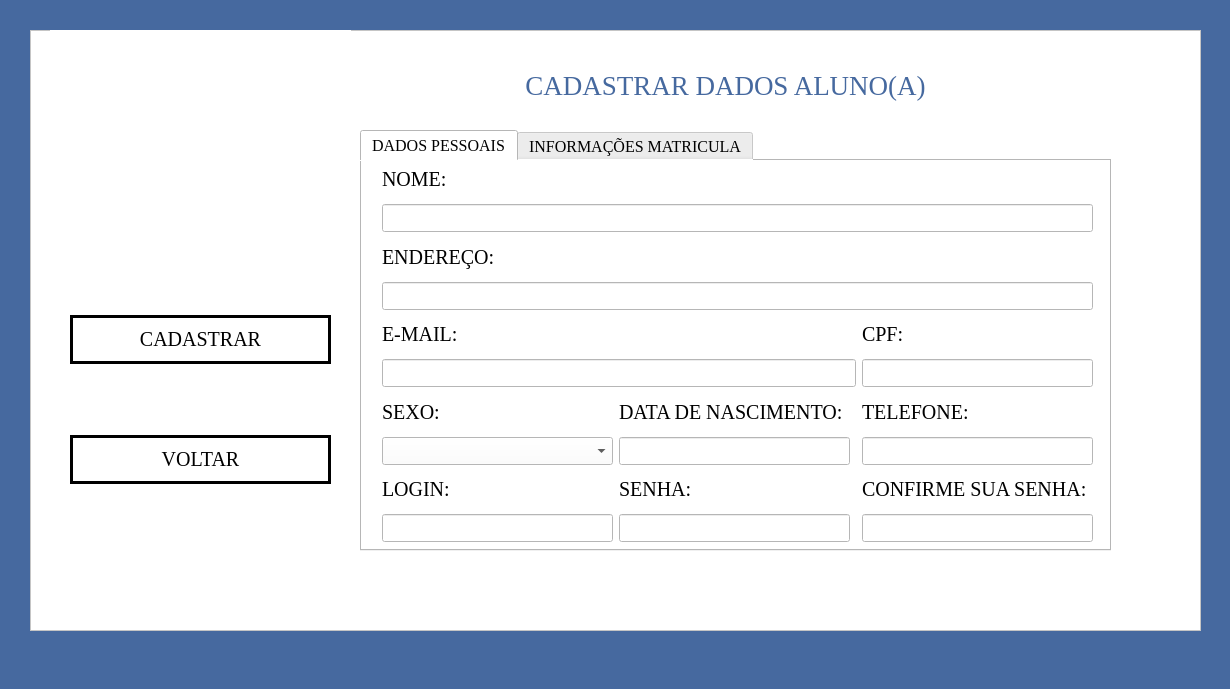
<?xml version="1.0" encoding="UTF-8"?>
<ui version="4.0">
 <class>tela_cadastro_alunos</class>
 <widget class="QMainWindow" name="tela_cadastro_alunos">
  <property name="geometry">
   <rect>
    <x>0</x>
    <y>0</y>
    <width>1230</width>
    <height>689</height>
   </rect>
  </property>
  <property name="windowTitle">
   <string>Cadastradar Aluno(a)</string>
  </property>
  <property name="windowIcon">
   <iconset>
    <normaloff>imagens/diplomado.png</normaloff>imagens/diplomado.png</iconset>
  </property>
  <property name="styleSheet">
   <string notr="true">background-color:rgb(70, 105, 159);</string>
  </property>
  <widget class="QWidget" name="centralwidget">
   <widget class="QFrame" name="frame">
    <property name="geometry">
     <rect>
      <x>30</x>
      <y>30</y>
      <width>1171</width>
      <height>601</height>
     </rect>
    </property>
    <property name="styleSheet">
     <string notr="true">background-color: rgb(255, 255, 255);</string>
    </property>
    <property name="frameShape">
     <enum>QFrame::StyledPanel</enum>
    </property>
    <property name="frameShadow">
     <enum>QFrame::Raised</enum>
    </property>
    <widget class="QTabWidget" name="tabWidget">
     <property name="geometry">
      <rect>
       <x>330</x>
       <y>100</y>
       <width>751</width>
       <height>421</height>
      </rect>
     </property>
     <property name="maximumSize">
      <size>
       <width>751</width>
       <height>16777215</height>
      </size>
     </property>
     <property name="font">
      <font>
       <family>Georgia</family>
       <pointsize>12</pointsize>
      </font>
     </property>
     <property name="currentIndex">
      <number>0</number>
     </property>
     <widget class="QWidget" name="tab">
      <attribute name="title">
       <string>DADOS PESSOAIS</string>
      </attribute>
      <widget class="QWidget" name="layoutWidget">
       <property name="geometry">
        <rect>
         <x>20</x>
         <y>0</y>
         <width>711</width>
         <height>381</height>
        </rect>
       </property>
       <layout class="QGridLayout" name="gridLayout">
        <item row="8" column="1">
         <widget class="QLabel" name="label_36">
          <property name="font">
           <font>
            <family>Georgia</family>
            <pointsize>15</pointsize>
            <weight>50</weight>
            <bold>false</bold>
           </font>
          </property>
          <property name="styleSheet">
           <string notr="true">background-color: transparent;</string>
          </property>
          <property name="text">
           <string>DATA DE NASCIMENTO:</string>
          </property>
         </widget>
        </item>
        <item row="10" column="1">
         <widget class="QLabel" name="label_44">
          <property name="font">
           <font>
            <family>Georgia</family>
            <pointsize>15</pointsize>
            <weight>50</weight>
            <bold>false</bold>
           </font>
          </property>
          <property name="styleSheet">
           <string notr="true">background-color: transparent;</string>
          </property>
          <property name="text">
           <string>SENHA:</string>
          </property>
         </widget>
        </item>
        <item row="10" column="0">
         <widget class="QLabel" name="label_42">
          <property name="font">
           <font>
            <family>Georgia</family>
            <pointsize>15</pointsize>
            <weight>50</weight>
            <bold>false</bold>
           </font>
          </property>
          <property name="styleSheet">
           <string notr="true">background-color: transparent;</string>
          </property>
          <property name="text">
           <string>LOGIN:</string>
          </property>
         </widget>
        </item>
        <item row="10" column="3">
         <widget class="QLabel" name="label_45">
          <property name="font">
           <font>
            <family>Georgia</family>
            <pointsize>15</pointsize>
            <weight>50</weight>
            <bold>false</bold>
           </font>
          </property>
          <property name="styleSheet">
           <string notr="true">background-color: transparent;</string>
          </property>
          <property name="text">
           <string>CONFIRME SUA SENHA:</string>
          </property>
         </widget>
        </item>
        <item row="11" column="1">
         <widget class="QLineEdit" name="lineEdit_39">
          <property name="font">
           <font>
            <family>Georgia</family>
            <pointsize>13</pointsize>
            <weight>50</weight>
            <bold>false</bold>
           </font>
          </property>
          <property name="styleSheet">
           <string notr="true">background-color:rgb(255, 255, 255);
border-radius:13px;
border-style:outset;
border-width:2px;
border-color:rgb(70, 105, 159);
color:rgb(70, 105, 159)
;
LineEdit {
    background-color: transparent;
    border: 1px solid black;
    border-radius: 3px;
    padding: 6px;
}</string>
          </property>
          <property name="text">
           <string/>
          </property>
          <property name="placeholderText">
           <string/>
          </property>
         </widget>
        </item>
        <item row="11" column="3">
         <widget class="QLineEdit" name="lineEdit_40">
          <property name="font">
           <font>
            <family>Georgia</family>
            <pointsize>13</pointsize>
            <weight>50</weight>
            <bold>false</bold>
           </font>
          </property>
          <property name="styleSheet">
           <string notr="true">background-color:rgb(255, 255, 255);
border-radius:13px;
border-style:outset;
border-width:2px;
border-color:rgb(70, 105, 159);
color:rgb(70, 105, 159)
;
LineEdit {
    background-color: transparent;
    border: 1px solid black;
    border-radius: 3px;
    padding: 6px;
}</string>
          </property>
          <property name="text">
           <string/>
          </property>
          <property name="placeholderText">
           <string/>
          </property>
         </widget>
        </item>
        <item row="9" column="0">
         <widget class="QComboBox" name="comboBox_2">
          <property name="font">
           <font>
            <family>Georgia</family>
            <pointsize>13</pointsize>
            <weight>50</weight>
            <bold>false</bold>
           </font>
          </property>
          <property name="styleSheet">
           <string notr="true">background-color:rgb(255, 255, 255);
border-radius:13px;
border-style:outset;
border-width:2px;
border-color:rgb(70, 105, 159);
color:rgb(70, 105, 159)
;
LineEdit {
    background-color: transparent;
    border: 1px solid black;
    border-radius: 3px;
    padding: 6px;
}</string>
          </property>
          <item>
           <property name="text">
            <string/>
           </property>
          </item>
          <item>
           <property name="text">
            <string>MASCULINO</string>
           </property>
          </item>
          <item>
           <property name="text">
            <string>FEMININO</string>
           </property>
          </item>
          <item>
           <property name="text">
            <string>OUTROS</string>
           </property>
          </item>
          <item>
           <property name="text">
            <string>NÃO QUERO DECLARAR</string>
           </property>
          </item>
         </widget>
        </item>
        <item row="6" column="0">
         <widget class="QLabel" name="label_43">
          <property name="font">
           <font>
            <family>Georgia</family>
            <pointsize>15</pointsize>
            <weight>50</weight>
            <bold>false</bold>
           </font>
          </property>
          <property name="styleSheet">
           <string notr="true">background-color: transparent;</string>
          </property>
          <property name="text">
           <string>E-MAIL:</string>
          </property>
         </widget>
        </item>
        <item row="11" column="0">
         <widget class="QLineEdit" name="lineEdit_38">
          <property name="font">
           <font>
            <family>Georgia</family>
            <pointsize>13</pointsize>
            <weight>50</weight>
            <bold>false</bold>
           </font>
          </property>
          <property name="styleSheet">
           <string notr="true">background-color:rgb(255, 255, 255);
border-radius:13px;
border-style:outset;
border-width:2px;
border-color:rgb(70, 105, 159);
color:rgb(70, 105, 159)
;
LineEdit {
    background-color: transparent;
    border: 1px solid black;
    border-radius: 3px;
    padding: 6px;
}</string>
          </property>
          <property name="text">
           <string/>
          </property>
          <property name="placeholderText">
           <string/>
          </property>
         </widget>
        </item>
        <item row="9" column="1">
         <widget class="QLineEdit" name="lineEdit_32">
          <property name="font">
           <font>
            <family>Georgia</family>
            <pointsize>13</pointsize>
            <weight>50</weight>
            <bold>false</bold>
           </font>
          </property>
          <property name="styleSheet">
           <string notr="true">background-color:rgb(255, 255, 255);
border-radius:13px;
border-style:outset;
border-width:2px;
border-color:rgb(70, 105, 159);
color:rgb(70, 105, 159)
;
LineEdit {
    background-color: transparent;
    border: 1px solid black;
    border-radius: 3px;
    padding: 6px;
}</string>
          </property>
          <property name="text">
           <string/>
          </property>
          <property name="placeholderText">
           <string/>
          </property>
         </widget>
        </item>
        <item row="8" column="0">
         <widget class="QLabel" name="label_41">
          <property name="font">
           <font>
            <family>Georgia</family>
            <pointsize>15</pointsize>
            <weight>50</weight>
            <bold>false</bold>
           </font>
          </property>
          <property name="styleSheet">
           <string notr="true">background-color: transparent;</string>
          </property>
          <property name="text">
           <string>SEXO:</string>
          </property>
         </widget>
        </item>
        <item row="8" column="3">
         <widget class="QLabel" name="label_37">
          <property name="font">
           <font>
            <family>Georgia</family>
            <pointsize>15</pointsize>
            <weight>50</weight>
            <bold>false</bold>
           </font>
          </property>
          <property name="styleSheet">
           <string notr="true">background-color: transparent;</string>
          </property>
          <property name="text">
           <string>TELEFONE:</string>
          </property>
         </widget>
        </item>
        <item row="9" column="3">
         <widget class="QLineEdit" name="lineEdit_33">
          <property name="font">
           <font>
            <family>Georgia</family>
            <pointsize>13</pointsize>
            <weight>50</weight>
            <bold>false</bold>
           </font>
          </property>
          <property name="styleSheet">
           <string notr="true">background-color:rgb(255, 255, 255);
border-radius:13px;
border-style:outset;
border-width:2px;
border-color:rgb(70, 105, 159);
color:rgb(70, 105, 159)
;
LineEdit {
    background-color: transparent;
    border: 1px solid black;
    border-radius: 3px;
    padding: 6px;
}</string>
          </property>
          <property name="text">
           <string/>
          </property>
          <property name="placeholderText">
           <string/>
          </property>
         </widget>
        </item>
        <item row="2" column="0" colspan="3">
         <widget class="QLabel" name="label_38">
          <property name="font">
           <font>
            <family>Georgia</family>
            <pointsize>15</pointsize>
            <weight>50</weight>
            <bold>false</bold>
           </font>
          </property>
          <property name="styleSheet">
           <string notr="true">background-color: transparent;</string>
          </property>
          <property name="text">
           <string>ENDEREÇO:</string>
          </property>
         </widget>
        </item>
        <item row="0" column="0">
         <widget class="QLabel" name="label_35">
          <property name="font">
           <font>
            <family>Georgia</family>
            <pointsize>15</pointsize>
            <weight>50</weight>
            <bold>false</bold>
           </font>
          </property>
          <property name="styleSheet">
           <string notr="true">background-color: transparent;</string>
          </property>
          <property name="text">
           <string>NOME:</string>
          </property>
         </widget>
        </item>
        <item row="4" column="0" colspan="4">
         <widget class="QLineEdit" name="lineEdit_34">
          <property name="font">
           <font>
            <pointsize>13</pointsize>
           </font>
          </property>
          <property name="styleSheet">
           <string notr="true">background-color:rgb(255, 255, 255);
border-radius:13px;
border-style:outset;
border-width:2px;
border-color:rgb(70, 105, 159);
color:rgb(70, 105, 159)
;
LineEdit {
    background-color: transparent;
    border: 1px solid black;
    border-radius: 3px;
    padding: 6px;
}</string>
          </property>
          <property name="text">
           <string/>
          </property>
          <property name="placeholderText">
           <string/>
          </property>
         </widget>
        </item>
        <item row="7" column="0" colspan="3">
         <widget class="QLineEdit" name="lineEdit_37">
          <property name="font">
           <font>
            <family>Georgia</family>
            <pointsize>13</pointsize>
            <weight>50</weight>
            <bold>false</bold>
           </font>
          </property>
          <property name="styleSheet">
           <string notr="true">background-color:rgb(255, 255, 255);
border-radius:13px;
border-style:outset;
border-width:2px;
border-color:rgb(70, 105, 159);
color:rgb(70, 105, 159)
;
LineEdit {
    background-color: transparent;
    border: 1px solid black;
    border-radius: 3px;
    padding: 6px;
}</string>
          </property>
          <property name="text">
           <string/>
          </property>
          <property name="placeholderText">
           <string/>
          </property>
         </widget>
        </item>
        <item row="6" column="3">
         <widget class="QLabel" name="label_39">
          <property name="font">
           <font>
            <family>Georgia</family>
            <pointsize>15</pointsize>
            <weight>50</weight>
            <bold>false</bold>
           </font>
          </property>
          <property name="styleSheet">
           <string notr="true">background-color: transparent;</string>
          </property>
          <property name="text">
           <string>CPF:</string>
          </property>
         </widget>
        </item>
        <item row="7" column="3">
         <widget class="QLineEdit" name="lineEdit_35">
          <property name="font">
           <font>
            <pointsize>13</pointsize>
           </font>
          </property>
          <property name="styleSheet">
           <string notr="true">background-color:rgb(255, 255, 255);
border-radius:13px;
border-style:outset;
border-width:2px;
border-color:rgb(70, 105, 159);
color:rgb(70, 105, 159)
;
LineEdit {
    background-color: transparent;
    border: 1px solid black;
    border-radius: 3px;
    padding: 6px;
}</string>
          </property>
          <property name="text">
           <string/>
          </property>
          <property name="placeholderText">
           <string/>
          </property>
         </widget>
        </item>
        <item row="1" column="0" colspan="4">
         <widget class="QLineEdit" name="lineEdit_31">
          <property name="font">
           <font>
            <family>Georgia</family>
            <pointsize>13</pointsize>
            <weight>50</weight>
            <bold>false</bold>
           </font>
          </property>
          <property name="styleSheet">
           <string notr="true">background-color:rgb(255, 255, 255);
border-radius:13px;
border-style:outset;
border-width:2px;
border-color:rgb(70, 105, 159);
color:rgb(70, 105, 159)
;
LineEdit {
    background-color: transparent;
    border: 1px solid black;
    border-radius: 3px;
    padding: 6px;
}</string>
          </property>
          <property name="text">
           <string/>
          </property>
          <property name="placeholderText">
           <string/>
          </property>
         </widget>
        </item>
       </layout>
      </widget>
     </widget>
     <widget class="QWidget" name="widget">
      <attribute name="title">
       <string>INFORMAÇÕES MATRICULA</string>
      </attribute>
      <widget class="QWidget" name="layoutWidget">
       <property name="geometry">
        <rect>
         <x>10</x>
         <y>20</y>
         <width>721</width>
         <height>201</height>
        </rect>
       </property>
       <layout class="QGridLayout" name="gridLayout_2">
        <item row="0" column="0">
         <widget class="QLabel" name="label_46">
          <property name="font">
           <font>
            <family>Georgia</family>
            <pointsize>15</pointsize>
           </font>
          </property>
          <property name="styleSheet">
           <string notr="true">background-color: transparent;</string>
          </property>
          <property name="text">
           <string>DATA DE MATRÍCULA:</string>
          </property>
         </widget>
        </item>
        <item row="0" column="1">
         <widget class="QLabel" name="label_47">
          <property name="font">
           <font>
            <family>Georgia</family>
            <pointsize>15</pointsize>
           </font>
          </property>
          <property name="styleSheet">
           <string notr="true">background-color: transparent;</string>
          </property>
          <property name="text">
           <string>CURSO:</string>
          </property>
         </widget>
        </item>
        <item row="1" column="0">
         <widget class="QLineEdit" name="lineEdit_41">
          <property name="font">
           <font>
            <family>Georgia</family>
            <pointsize>13</pointsize>
           </font>
          </property>
          <property name="styleSheet">
           <string notr="true">background-color:rgb(255, 255, 255);
border-radius:13px;
border-style:outset;
border-width:2px;
border-color:rgb(70, 105, 159);
color:rgb(70, 105, 159)
;
LineEdit {
    background-color: transparent;
    border: 1px solid black;
    border-radius: 3px;
    padding: 6px;
}</string>
          </property>
          <property name="text">
           <string/>
          </property>
          <property name="placeholderText">
           <string/>
          </property>
         </widget>
        </item>
        <item row="1" column="1">
         <widget class="QComboBox" name="comboBox_3">
          <property name="font">
           <font>
            <family>Georgia</family>
            <pointsize>13</pointsize>
           </font>
          </property>
          <property name="styleSheet">
           <string notr="true">background-color:rgb(255, 255, 255);
border-radius:13px;
border-style:outset;
border-width:2px;
border-color:rgb(70, 105, 159);
color:rgb(70, 105, 159)
;
LineEdit {
    background-color: transparent;
    border: 1px solid black;
    border-radius: 3px;
    padding: 6px;
}</string>
          </property>
          <item>
           <property name="text">
            <string/>
           </property>
          </item>
          <item>
           <property name="text">
            <string>NUTRIÇÃO</string>
           </property>
          </item>
          <item>
           <property name="text">
            <string>ENGENHARIA DA COMPUTAÇÃO</string>
           </property>
          </item>
          <item>
           <property name="text">
            <string>LETRAS</string>
           </property>
          </item>
          <item>
           <property name="text">
            <string>EDUCAÇÃO FÍSICA</string>
           </property>
          </item>
          <item>
           <property name="text">
            <string/>
           </property>
          </item>
         </widget>
        </item>
        <item row="2" column="0">
         <widget class="QLabel" name="label_48">
          <property name="font">
           <font>
            <family>Georgia</family>
            <pointsize>15</pointsize>
           </font>
          </property>
          <property name="styleSheet">
           <string notr="true">background-color: transparent;</string>
          </property>
          <property name="text">
           <string>CARGA HORÁRIA CURSO:</string>
          </property>
         </widget>
        </item>
        <item row="2" column="1">
         <widget class="QLabel" name="label_50">
          <property name="font">
           <font>
            <family>Georgia</family>
            <pointsize>15</pointsize>
           </font>
          </property>
          <property name="styleSheet">
           <string notr="true">background-color: transparent;</string>
          </property>
          <property name="text">
           <string>TURNO:</string>
          </property>
         </widget>
        </item>
        <item row="3" column="0">
         <widget class="QLineEdit" name="lineEdit_42">
          <property name="font">
           <font>
            <family>Georgia</family>
            <pointsize>13</pointsize>
           </font>
          </property>
          <property name="styleSheet">
           <string notr="true">background-color:rgb(255, 255, 255);
border-radius:13px;
border-style:outset;
border-width:2px;
border-color:rgb(70, 105, 159);
color:rgb(70, 105, 159)
;
LineEdit {
    background-color: transparent;
    border: 1px solid black;
    border-radius: 3px;
    padding: 6px;
}</string>
          </property>
          <property name="text">
           <string/>
          </property>
          <property name="placeholderText">
           <string/>
          </property>
         </widget>
        </item>
        <item row="3" column="1">
         <widget class="QComboBox" name="comboBox_4">
          <property name="font">
           <font>
            <family>Georgia</family>
            <pointsize>13</pointsize>
           </font>
          </property>
          <property name="styleSheet">
           <string notr="true">background-color:rgb(255, 255, 255);
border-radius:13px;
border-style:outset;
border-width:2px;
border-color:rgb(70, 105, 159);
color:rgb(70, 105, 159)
;
LineEdit {
    background-color: transparent;
    border: 1px solid black;
    border-radius: 3px;
    padding: 6px;
}</string>
          </property>
          <item>
           <property name="text">
            <string/>
           </property>
          </item>
          <item>
           <property name="text">
            <string/>
           </property>
          </item>
          <item>
           <property name="text">
            <string>MANHÃ</string>
           </property>
          </item>
          <item>
           <property name="text">
            <string>TARDE</string>
           </property>
          </item>
          <item>
           <property name="text">
            <string>NOITE</string>
           </property>
          </item>
         </widget>
        </item>
       </layout>
      </widget>
     </widget>
    </widget>
    <widget class="QLabel" name="label_2">
     <property name="geometry">
      <rect>
       <x>20</x>
       <y>0</y>
       <width>301</width>
       <height>261</height>
      </rect>
     </property>
     <property name="text">
      <string/>
     </property>
     <property name="pixmap">
      <pixmap>imagens/LOGO_UNIVERS.png</pixmap>
     </property>
     <property name="scaledContents">
      <bool>true</bool>
     </property>
    </widget>
    <widget class="QLabel" name="label_4">
     <property name="geometry">
      <rect>
       <x>480</x>
       <y>20</y>
       <width>431</width>
       <height>71</height>
      </rect>
     </property>
     <property name="font">
      <font>
       <family>Georgia</family>
       <pointsize>20</pointsize>
      </font>
     </property>
     <property name="styleSheet">
      <string notr="true">color:rgb(70, 105, 159);</string>
     </property>
     <property name="text">
      <string>CADASTRAR DADOS ALUNO(A)</string>
     </property>
     <property name="alignment">
      <set>Qt::AlignCenter</set>
     </property>
    </widget>
    <widget class="QLabel" name="label">
     <property name="geometry">
      <rect>
       <x>380</x>
       <y>550</y>
       <width>381</width>
       <height>31</height>
      </rect>
     </property>
     <property name="styleSheet">
      <string notr="true">BACKGROUND-COLOR:rgb(255, 255, 255);
COLOR:rgb(70, 105, 159)</string>
     </property>
     <property name="text">
      <string/>
     </property>
    </widget>
    <widget class="QWidget" name="layoutWidget">
     <property name="geometry">
      <rect>
       <x>40</x>
       <y>220</y>
       <width>261</width>
       <height>301</height>
      </rect>
     </property>
     <layout class="QVBoxLayout" name="verticalLayout">
      <item>
       <widget class="QPushButton" name="botao_cadastrar_alunos">
        <property name="font">
         <font>
          <family>Georgia</family>
          <pointsize>15</pointsize>
          <weight>50</weight>
          <bold>false</bold>
         </font>
        </property>
        <property name="cursor">
         <cursorShape>UpArrowCursor</cursorShape>
        </property>
        <property name="styleSheet">
         <string notr="true">QPushButton:hover{
	background-color: lightblue
}
QPushButton{
border:3px solid black;
border-radius: 25px;
padding: 10px;
}</string>
        </property>
        <property name="text">
         <string>CADASTRAR</string>
        </property>
        <property name="icon">
         <iconset>
          <normaloff>../DESING/19224431551684926350-32.png</normaloff>../DESING/19224431551684926350-32.png</iconset>
        </property>
        <property name="iconSize">
         <size>
          <width>30</width>
          <height>30</height>
         </size>
        </property>
       </widget>
      </item>
      <item>
       <widget class="QPushButton" name="botao_voltar">
        <property name="font">
         <font>
          <family>Georgia</family>
          <pointsize>15</pointsize>
          <weight>50</weight>
          <bold>false</bold>
         </font>
        </property>
        <property name="cursor">
         <cursorShape>UpArrowCursor</cursorShape>
        </property>
        <property name="styleSheet">
         <string notr="true">QPushButton:hover{
	background-color: lightblue
}
QPushButton{
border:3px solid black;
border-radius: 25px;
padding: 10px;
}</string>
        </property>
        <property name="text">
         <string>VOLTAR</string>
        </property>
        <property name="icon">
         <iconset>
          <normaloff>../DESING/9868474931649315515-128.png</normaloff>../DESING/9868474931649315515-128.png</iconset>
        </property>
        <property name="iconSize">
         <size>
          <width>30</width>
          <height>30</height>
         </size>
        </property>
       </widget>
      </item>
     </layout>
    </widget>
   </widget>
  </widget>
 </widget>
 <resources/>
 <connections/>
</ui>
